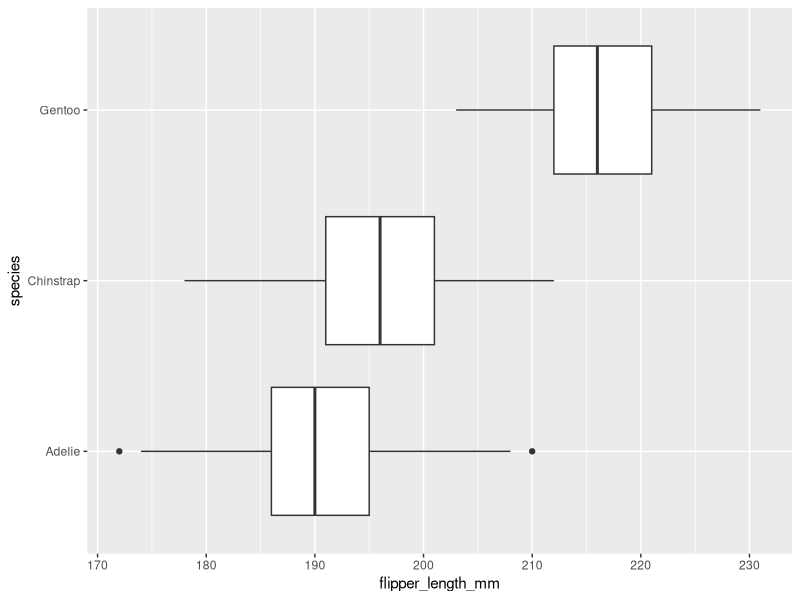
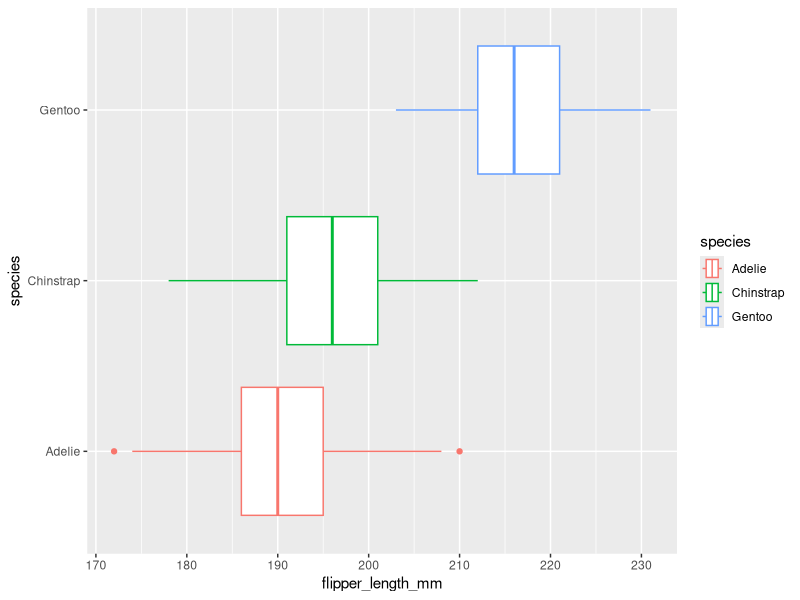
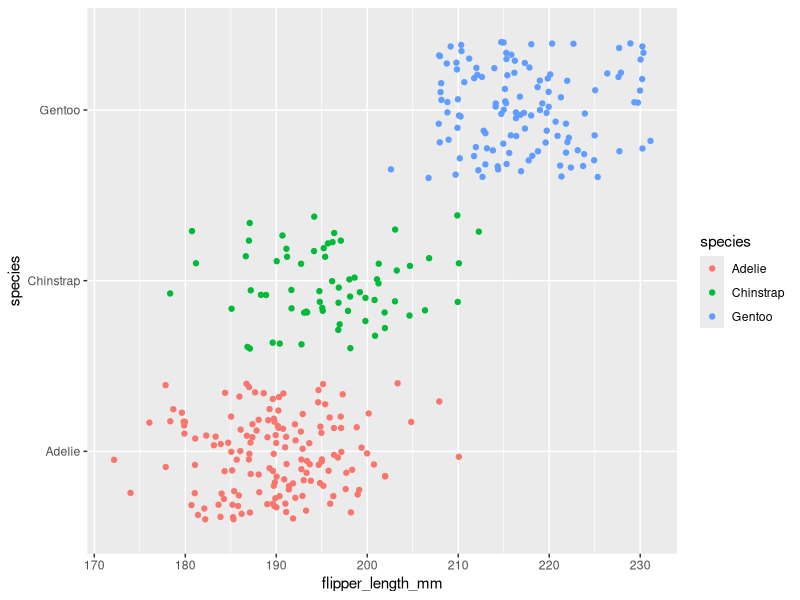
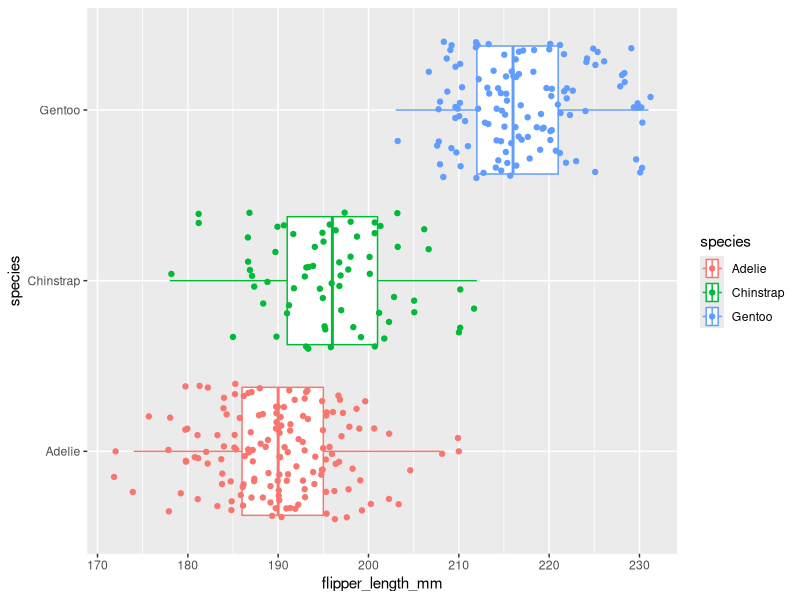
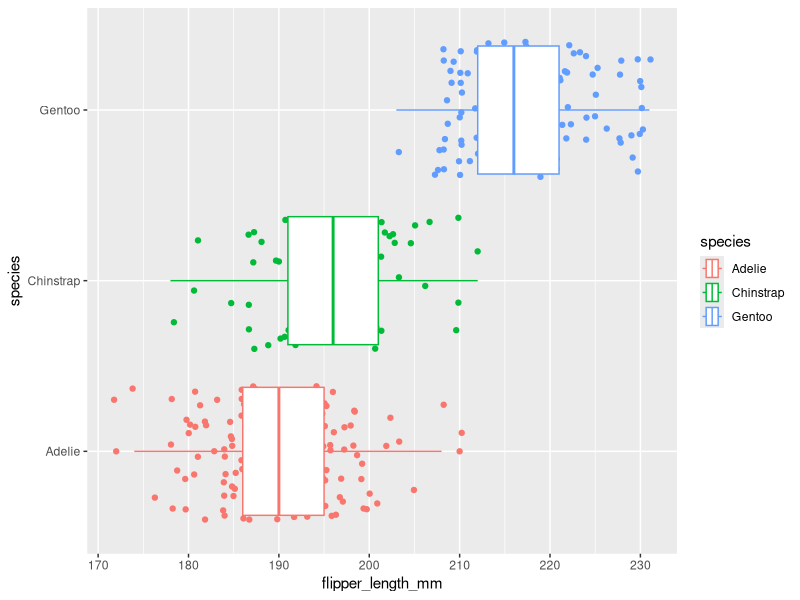
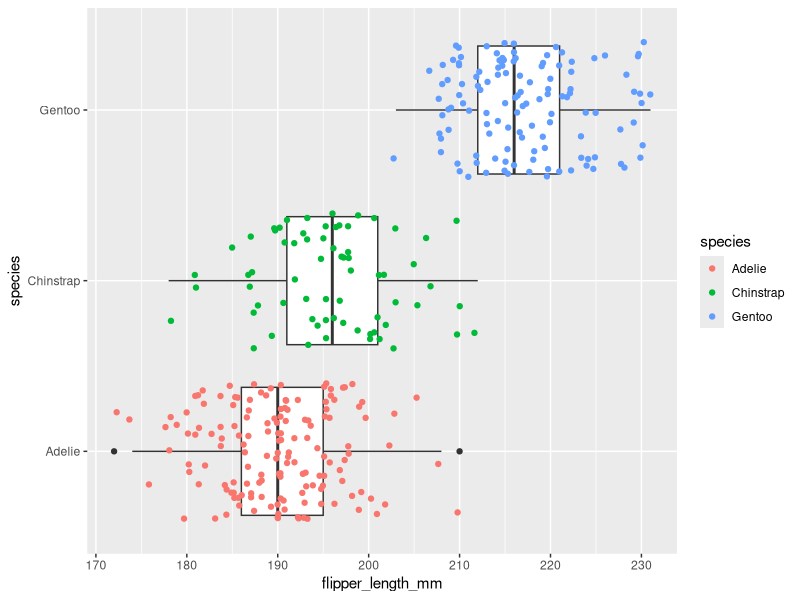
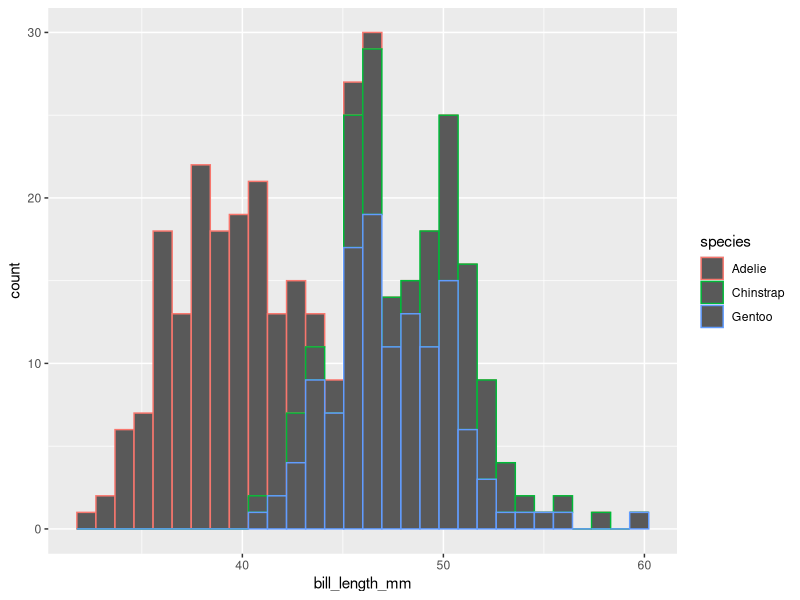
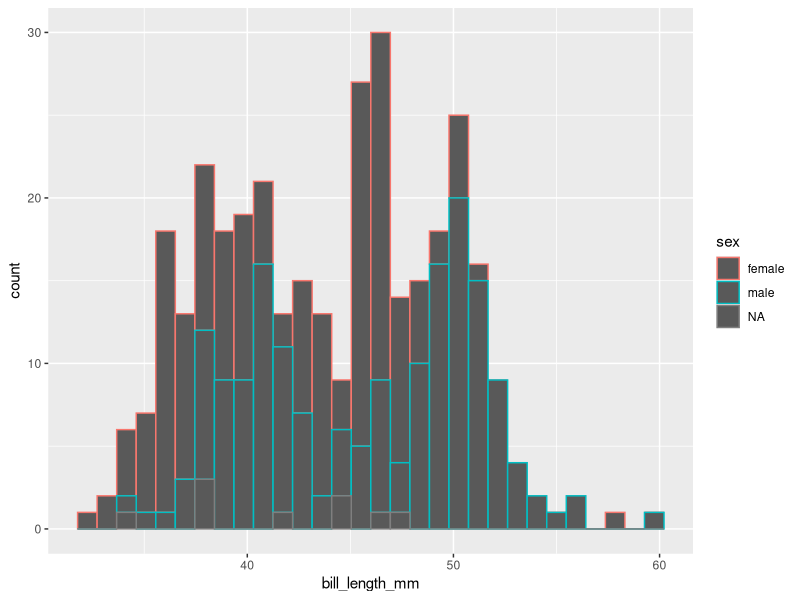

Here is the R script that generated these plots, in order:
## ---- chunk 1
knitr::opts_chunk$set(error = TRUE)
## ---- chunk 2
library(palmerpenguins)
penguins
## ---- chunk 3
library(ggplot2)
## ---- chunk 4
ggplot(data = penguins, mapping = aes(x = flipper_length_mm, y = species)) +
  geom_boxplot()
## ---- chunk 5
ggplot(data = penguins, mapping = aes(x = flipper_length_mm, y = species, colour = species)) +
  geom_boxplot()
## ---- chunk 6
ggplot(data = penguins, mapping = aes(x = flipper_length_mm, y = species, colour = species)) +
  geom_jitter()
## ---- chunk 7
ggplot(data = penguins, mapping = aes(x = flipper_length_mm, y = species, colour = species)) +
  geom_boxplot()+ geom_jitter()

ggplot(data = penguins, mapping = aes(x = flipper_length_mm, y = species, colour = species)) +
 geom_jitter() + geom_boxplot()
## ---- chunk 8
ggplot(data = penguins) +
  geom_boxplot(mapping = aes(x = flipper_length_mm, y = species))+ geom_jitter(mapping = aes(x = flipper_length_mm, y = species, colour = species))
## ---- chunk 9
ggplot(data = penguins, mapping = aes(x = bill_length_mm, colour = species)) +
  geom_histogram()
## ---- chunk 10
ggplot(data = penguins, mapping = aes(x = bill_length_mm, colour = sex)) +
  geom_histogram()
## ---- chunk 11
ggplot(data = penguins, mapping = aes(x = bill_length_mm, colour = island)) +
  geom_histogram()
## ---- chunk 12
ggplot(data = penguins, mapping = aes(x = flipper_length_mm, y = body_mass_g)) +
  geom_point()
## ---- chunk 13
ggplot(data = penguins, mapping = aes(x = flipper_length_mm, y = body_mass_g, colour = species,shape=species)) +
  geom_point()
## ---- chunk 14
ggplot(data = penguins, mapping = aes(x = flipper_length_mm, y = body_mass_g, size = species,alpha=species)) +
  geom_point()
